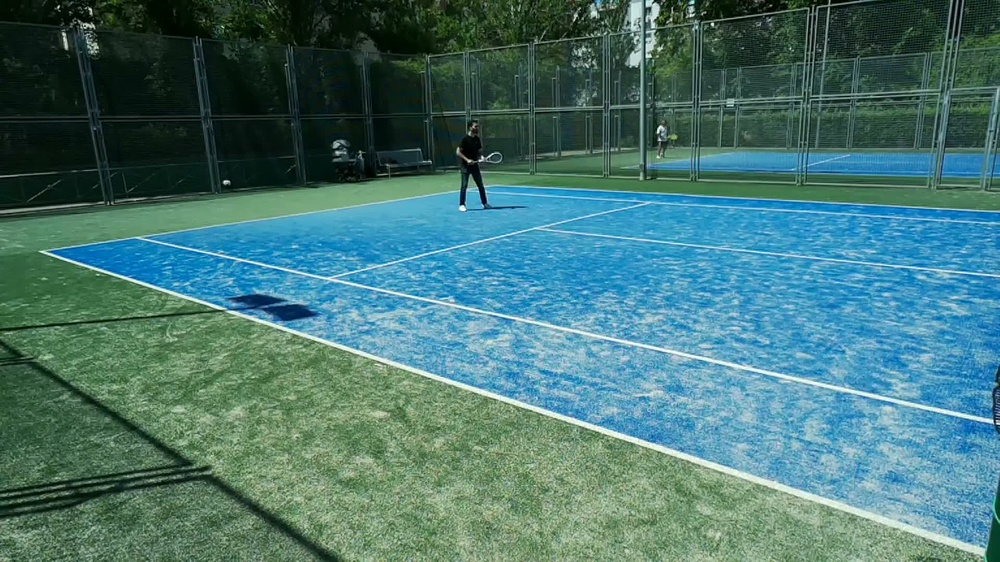
#> input picture tools/imgz/cam1_frame.jpg, 1000 x 562 px, shrunk from 1920 x 1080 before the run
$ python -i court_calibration.py   (imports and definitions only)
#> lines starting #> are read from the running program, lines starting #| are printed output that depends on the picture; after the words box and inside, x2 and y2 are one past the last pixel; in counts of white or black regions, pixels touching at a corner belong together
#> further down, picture is the input picture: shape (562, 1000, 3); mean B, G, R 115, 117.4, 72.1
#!/usr/bin/env python3
"""
Calibracion y deteccion de pista de padel para camara fija (RPi v3 wide).
Flujo:
  1. Cargas un frame (la camara es fija -> calibras UNA vez por sesion).
  2. Detectas las lineas blancas con vision clasica (HSV + FastLineDetector).
  3. Marcas a mano los vertices de pista para calcular la homografia imagen->pista (metros).
  4. Reutilizas esa homografia para proyectar pies de jugadores y botes de pelota
     a coordenadas reales de pista, de donde salen TODAS las estadisticas.

Sin TrackNet, sin GPU. Corre en la propia Raspberry Pi 5.

Uso:
  python court_calibration.py --frame frame.jpg --calibrate    # marcar puntos a mano
  python court_calibration.py --frame frame.jpg --lines        # solo ver deteccion de lineas
  python court_calibration.py --frame frame.jpg --project      # usar homografia guardada

Requisitos:
  pip install opencv-contrib-python numpy   (contrib trae ximgproc.FastLineDetector)
"""

import argparse
import json
import os
import cv2
import numpy as np

# ----------------------------------------------------------------------------
# Coordenadas reales de una pista de padel (metros). Origen en una esquina.
# Pista: 10 m (ancho, eje X) x 20 m (largo, eje Y). Red en Y=10.
# Lineas de servicio a 3 m de cada fondo (Y=3 y Y=17). Linea central X=5
# entre las lineas de servicio. Ajusta segun lo que vea TU camara.
# ----------------------------------------------------------------------------
COURT_W = 10.0   # ancho en metros
COURT_L = 20.0   # largo en metros

# Puntos de referencia conocidos en la pista (metros). Marca estos mismos
# puntos, EN ESTE ORDEN, sobre la imagen durante la calibracion.
COURT_REFERENCE_POINTS = {
    "esquina_fondo_izq":   (0.0,  0.0),
    "esquina_fondo_der":   (COURT_W, 0.0),
    "servicio_izq":        (0.0,  3.0),
    "servicio_der":        (COURT_W, 3.0),
    "red_izq":             (0.0,  10.0),
    "red_der":             (COURT_W, 10.0),
}

HOMOGRAPHY_FILE = "homography.json"


# ----------------------------------------------------------------------------
# 1. Deteccion de lineas blancas (vision clasica, sin red neuronal)
# ----------------------------------------------------------------------------
def detect_white_lines(frame, min_len=60):
    """Devuelve segmentos de lineas blancas de la pista.

    Estrategia: aislar el blanco en HSV (alta luminosidad, baja saturacion),
    limpiar, y extraer segmentos rectos. La interseccion de segmentos largos
    da vertices con precision sub-pixel, mejor que keypoints de una CNN.
    """
#> called with min_len = 60
    hsv = cv2.cvtColor(frame, cv2.COLOR_BGR2HSV)
#> hsv: shape (562, 1000, 3); mean H, S, V 78.3, 120.9, 129.7
    # Blanco: S bajo, V alto. Ajusta estos rangos a tu iluminacion.
    lower = np.array([0, 0, 170])
    upper = np.array([180, 60, 255])
    mask = cv2.inRange(hsv, lower, upper)
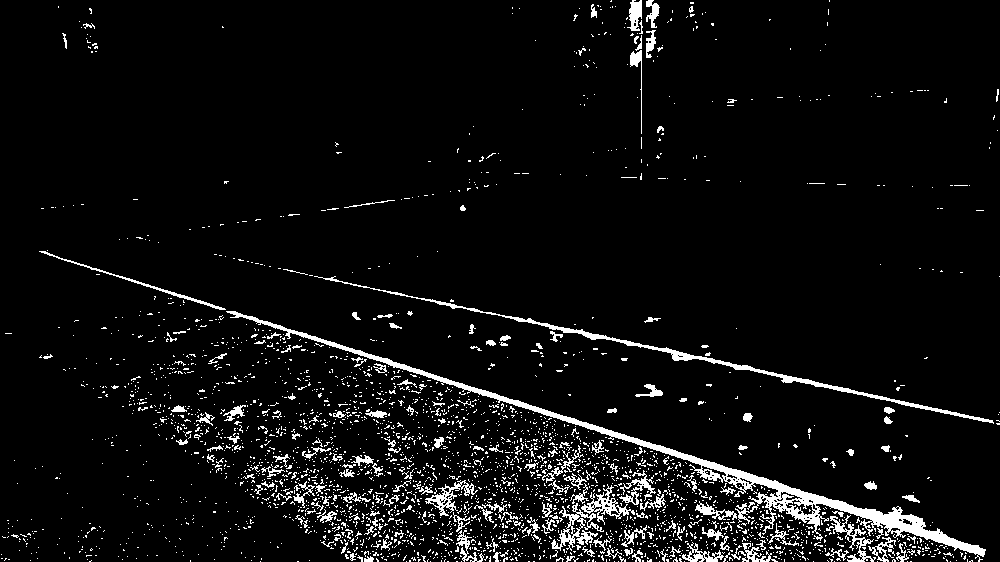
#> mask: shape (562, 1000); 5.8% white; 2999 white regions (2806 under 20 px), largest, box (x1, y1, x2, y2) and area: (226, 311, 986, 562) 6969, (314, 276, 994, 424) 2337, (551, 503, 604, 551) 741

    # Limpieza morfologica para quedarse con lineas finas continuas.
    kernel = cv2.getStructuringElement(cv2.MORPH_RECT, (3, 3))
    mask = cv2.morphologyEx(mask, cv2.MORPH_OPEN, kernel)
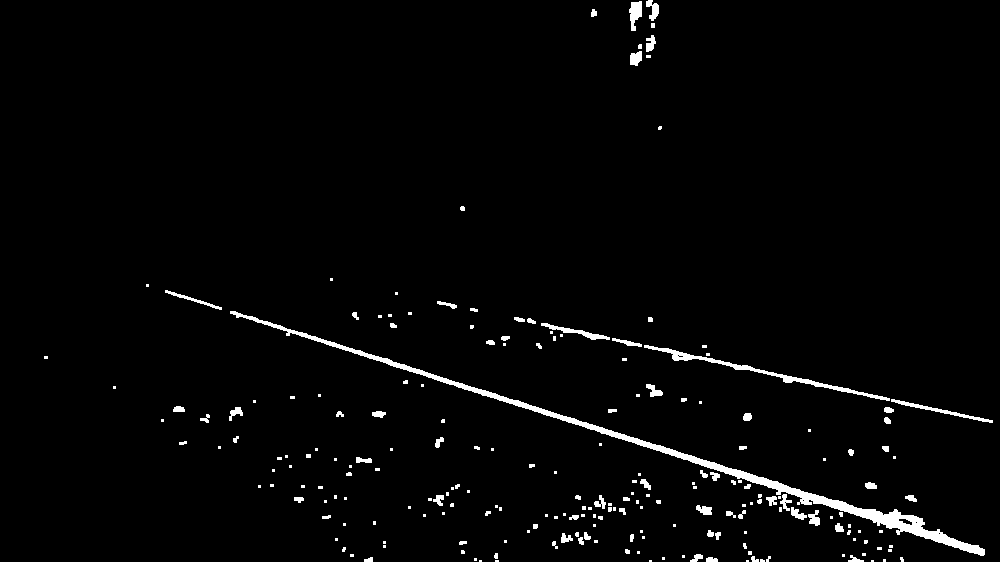
#> mask: shape (562, 1000); 2.3% white; 219 white regions (135 under 20 px), largest, box (x1, y1, x2, y2) and area: (230, 311, 985, 556) 5237, (644, 345, 890, 401) 1055, (891, 399, 993, 423) 352
    mask = cv2.morphologyEx(mask, cv2.MORPH_CLOSE, kernel)
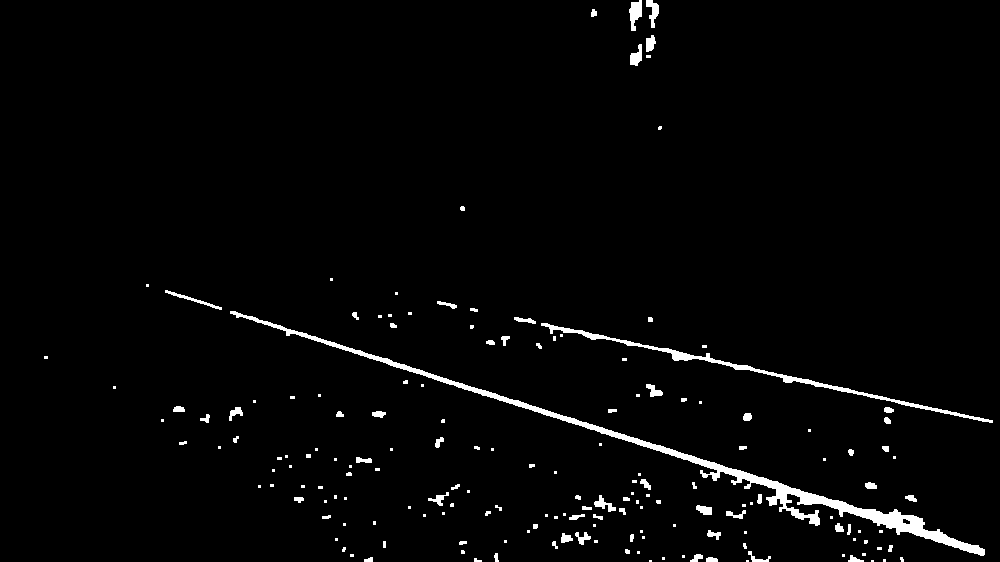
#> mask: shape (562, 1000); 2.3% white; 174 white regions (96 under 20 px), largest, box (x1, y1, x2, y2) and area: (230, 311, 985, 556) 5974, (541, 323, 993, 423) 1860, (629, 0, 642, 31) 256

    segments = []
    try:
        fld = cv2.ximgproc.createFastLineDetector(length_threshold=int(min_len))
        lines = fld.detect(mask)
#> lines = [[774.6, 481.2, 232, 310], [855.2, 505.3, 785.9, 485.2], [291.1, 332.7, 716.2, 469.5], [665.7, 348.3, 543, 322.2], [792.9, 380.3, 991.8, 422.9], [992.2, 420, 709.9, 357.6], [902.9, 530.4, 982.7, 555.8]]
        if lines is not None:
            segments = [l[0] for l in lines]
#> segments has the same summary as lines
    except AttributeError:
        # Fallback si no tienes opencv-contrib: HoughLinesP
        lines = cv2.HoughLinesP(mask, 1, np.pi / 180, threshold=80,
                                minLineLength=min_len, maxLineGap=20)
        if lines is not None:
            segments = [l[0] for l in lines]

    return mask, segments


# [165 lines left out: functions draw_lines, manual_calibration, compute_homography, image_to_court, save_homography, load_homography and 3 more, not called in this run]


# [2 lines not run here, left out]

>>> import cv2
>>> picture = cv2.imread('tools/imgz/cam1_frame.jpg')
>>> result = detect_white_lines(picture)
